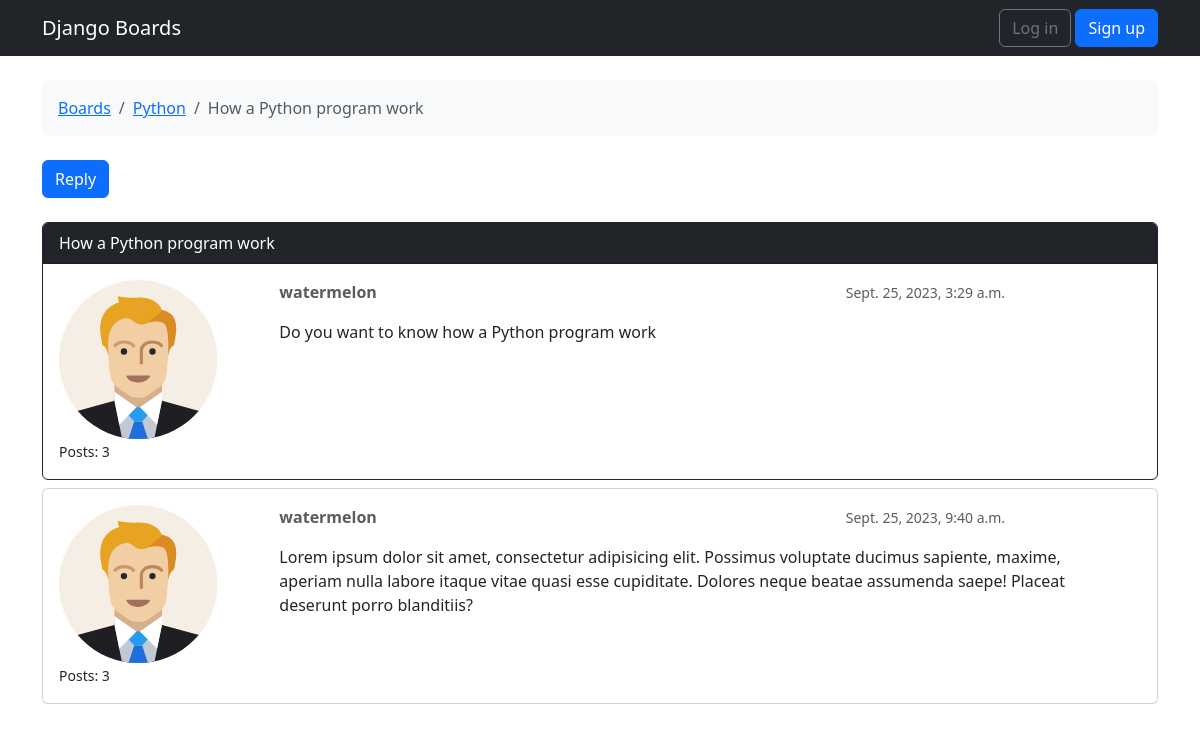
Page /board/1/topic/2/ on the committed database.
### boards/models.py (models this page shows, shortened)
class Topic(models.Model):
    subject = models.CharField(max_length=100)
    last_update = models.DateTimeField(auto_now_add=True)
    starter = models.ForeignKey(User, on_delete=models.CASCADE, related_name='topics')
    board = models.ForeignKey(Board, on_delete=models.CASCADE, related_name='topics')
    views = models.PositiveIntegerField(default=0)

class Board(models.Model):
    name = models.CharField(max_length=50, unique=True)
    description = models.TextField(max_length=200)

class Post(models.Model):
    message = models.TextField(max_length=10000)
    created_at = models.DateTimeField(auto_now_add=True)
    updated_at = models.DateTimeField(null=True)
    topic = models.ForeignKey(Topic, on_delete=models.CASCADE, related_name='posts')
    created_by = models.ForeignKey(User, on_delete=models.CASCADE, related_name='posts')
    updated_by = models.ForeignKey(User, on_delete=models.CASCADE, null=True, related_name='+')

### boards/views.py (the view)
# urls.py: path('board/<int:id>/topic/<int:topic_id>/', views.topic_posts, name = 'topic_posts'),
def topic_posts(request, id, topic_id):
    topic = get_object_or_404(Topic, board__pk = id, pk = topic_id)
    topic.views += 1
    topic.save()
    return render(request, 'topic_posts.html', {'topic':topic})

### boards/templates/topic_posts.html (shortened to what this page needs)
{% extends 'base.html' %}
{% load static %}
{% block breadcrumb %}
  <li class="breadcrumb-item"><a href="{% url 'home' %}">Boards</a></li>
  <li class="breadcrumb-item"><a href="{% url 'board' topic.board.pk %}">{{ topic.board.name }}</a></li>
  <li class="breadcrumb-item active">{{ topic.subject }}</li>
{% endblock %}
{% block content %}
<div class="mb-4">
    <a href="{% url 'reply_topic' id=topic.board.pk topic_id=topic.pk %}" class="btn btn-primary" role="button">Reply</a>
  </div>
  {% for post in topic.posts.all %}
      <div class="card mb-2 {% if forloop.first %}border-dark{% endif %}">
        {% if forloop.first %}
          <div class="card-header text-white bg-dark py-2 px-3">{{ topic.subject }}</div>
        {% endif %}
        <div class="card-body p-3">
          <div class="row">
            <div class="col-2">
              <img src="{% static 'board/image/avatar.svg' %}" alt="{{ post.created_by.username }}" class="w-100">
              <small>Posts: {{ post.created_by.posts.count }}</small>
            </div>
            <div class="col-10 px-5">
              <div class="row mb-3">
                <div class="col-8">
                  <strong class="text-muted">{{ post.created_by.username }}</strong>
                </div>
                <div class="col-4 text-right">
                  <small class="text-muted">{{ post.created_at }}</small>
                </div>
              </div>
              {{ post.message }}
            </div>
          </div>
        </div>
      </div>
  {% endfor %}
{% endblock %}

### boards/templates/base.html (shortened to what this page needs)
{% load static %}
<!DOCTYPE html>
<html lang="en">
<head>
    <link href="https://cdn.jsdelivr.net/npm/bootstrap@5.3.2/dist/css/bootstrap.min.css" rel="stylesheet">
</head>
<body>
    {% block body %}
    <nav class="navbar navbar-expand-lg navbar-dark bg-dark">
        <div class="container">
            <a class="navbar-brand" href="{% url 'home' %}">Django Boards</a>
            <div class="collapse navbar-collapse d-flex flex-row-reverse" id="mainMenu">
                {% if user.is_authenticated %}
                    <ul class="navbar-nav ml-auto p-1">
                        <div class="nav-item dropdown">
                            <a class="nav-link dropdown-toggle" href="#" id="userMenu" data-toggle="dropdown" aria-haspopup="true" aria-expanded="false">
                                {{ user.username }}
                            </a>
                            <div class="dropdown-menu dropdown-menu-right" aria-labelledby="userMenu">
                                <a class="dropdown-item" href="{% url 'my_account' %}">My account</a>
                                <a class="dropdown-item" href="{% url 'password_change' %}">Change password</a>
                                <div class="dropdown-divider"></div>
                                <a class="dropdown-item" href="{% url 'logout' %}">Log out</a>
                            </div>
                        </div>
                    </ul>
                {% else %}
                    <form class="form-inline ml-auto">
                        <a href="{% url 'login' %}" class="btn btn-outline-secondary">Log in</a>
                        <a href="{% url 'signup' %}" class="btn btn-primary ml-2">Sign up</a>
                    </form>
                {% endif%}
            </div>
        </div>
    </nav>
    <div class="container">
        <ol class="breadcrumb my-4 text-bg-light p-3 rounded">
            {% block breadcrumb %}
            {% endblock %}
        </ol>
        {% block content %}
        {% endblock %}
    </div>
    {% endblock body %}
</body>
</html>

### rows in the picture
Topic: board.name "Python", subject "How a Python program work"
Post: created_by.posts.count "3", created_by.username "watermelon", created_at "Sept. 25, 2023, 3:29 a.m.", message "Do you want to know how a Python program work"
Post: created_by.posts.count "3", created_by.username "watermelon", created_at "Sept. 25, 2023, 9:40 a.m.", message "Lorem ipsum dolor sit amet, consectetur adipisicing elit. Possimus voluptate ducimus sapiente, maxime, aperiam nulla labore itaque vitae quasi esse cupiditate. Dolores neque beatae assumenda saepe! Placeat deserunt porro blanditiis?"
